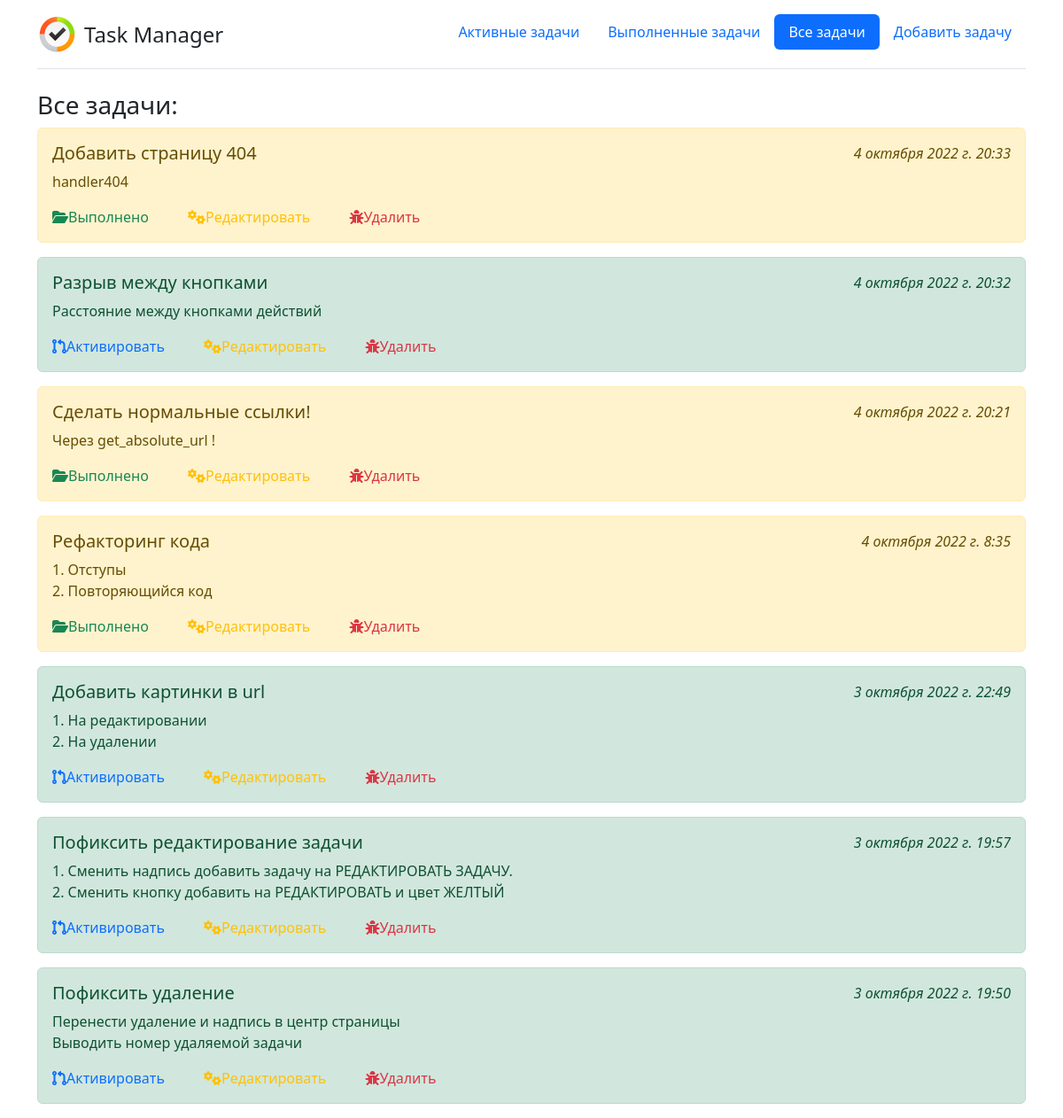
Page /allTask/ on the committed database.
### Main/models.py (models this page shows, shortened)
class Task(models.Model):
    title = models.CharField(max_length=255)
    task = models.TextField()
    time_create = models.DateTimeField(auto_now_add=True)
    time_update = models.DateTimeField(auto_now=True)
    done = models.BooleanField(default=False)
    def get_absolute_url(self):
        return f'/update/{self.pk}'  # reverse('updateTask', kwargs={'task_id': self.pk})
    class Meta:
        verbose_name = 'Задача'
        verbose_name_plural = 'Задачи'

### Main/views.py (the view)
# urls.py: path('allTask/', AllTask.as_view(), name='allTask'),
class AllTask(ListView):
    model = Task
    template_name = 'Main/index.html'
    extra_context = {'title': 'Все задачи', 'page': 'allTask'}
    context_object_name = 'tasks'
    ordering = ['-time_update']

### Main/templates/Main/index.html
{% extends 'Main/base.html' %}
{% block body %}
{% if page == 'activeTask' %}
<h3>Активные задачи:</h3>
{% elif page == 'didTask' %}
<h3>Выполненные задачи:</h3>
{% elif page == 'allTask' %}
<h3>Все задачи:</h3>
{% endif %}
{% if tasks %}
{% for el in tasks %}
{% if el.done %}
<div class="alert alert-success mt-2">
    {% else %}
    <div class="alert alert-warning mt-2">
        {% endif %}
        <div class="hidd">
            <h5 class="position_left">{{ el.title |linebreaksbr }}</h5>
            <i class="position_right">{{ el.time_update }}</i>
        </div>
        <p>{{ el.task |linebreaksbr }}</p>
        {% if el.done == False %}
        <a href="{% url 'readyTask' el.pk %}" class="text-success" id="marg"><i class="fa-solid fa-folder-open"></i>Выполнено</a>
        {% else %}
        <a href="{% url 'activateTask' el.pk %}" class="text-primary" id="marg2"><i
                class="fa-solid fa-code-pull-request"></i>Активировать</a>
        {% endif %}
        <a href="{{ el.get_absolute_url }}" class="text-warning" id="marg3"><i class="fa-solid fa-gears"></i>Редактировать</a>
        <a href="{% url 'deleteTask' el.pk %}" class="text-danger"><i class="fa-solid fa-bug"></i>Удалить</a>
    </div>
    {% endfor %}
    {% else %}
    <h4 class="text-danger">Отсутствуют</h4>
    {% if page != 'didTask' %}
    <a href="{% url 'addTask' %}">Добавить задачу</a>
    {% endif %}
    {% endif %}
{% endblock %}

### Main/templates/Main/base.html (shortened to what this page needs)
{% load static %}
<!DOCTYPE html>
<html lang="en">
<head>
    <link href="https://cdn.jsdelivr.net/npm/bootstrap@5.2.1/dist/css/bootstrap.min.css" rel="stylesheet">
    <link type="text/css" href="{% static 'Main/css/style.css' %}" rel="stylesheet" />
</head>
<body>
<div class="container">
    <header class="d-flex flex-wrap justify-content-center py-3 mb-4 border-bottom">
      <a href="{% url 'activeTask' %}" class="d-flex align-items-center mb-3 mb-md-0 me-md-auto text-dark text-decoration-none">
        <img src="{% static 'Main/images/logo.png' %}" class="bi me-2" width="45" height="45">
        <span class="fs-4">Task Manager</span>
      </a>
      <ul class="nav nav-pills">
          {% if page == 'activeTask' %}
            <li class="nav-item"><a href="{% url 'activeTask' %}" class="nav-link active" aria-current="page">Активные задачи</a></li>
          {% else %}
            <li class="nav-item"><a href="{% url 'activeTask' %}" class="nav-link" aria-current="page">Активные задачи</a></li>
          {% endif %}
            {% if page == 'didTask' %}
                <li class="nav-item"><a href="{% url 'didTask' %}" class="nav-link active" aria-current="page">Выполненные задачи</a></li>
            {% else %}
                <li class="nav-item"><a href="{% url 'didTask' %}" class="nav-link" aria-current="page">Выполненные задачи</a></li>
            {% endif %}
          {% if page == 'allTask' %}
            <li class="nav-item"><a href="{% url 'allTask' %}" class="nav-link active" aria-current="page">Все задачи</a></li>
          {% else %}
            <li class="nav-item"><a href="{% url 'allTask' %}" class="nav-link" aria-current="page">Все задачи</a></li>
          {% endif %}
          {% if page == 'addTask' %}
            <li class="nav-item"><a href="{% url 'addTask' %}" class="nav-link active">Добавить задачу</a></li>
          {% else %}
            <li class="nav-item"><a href="{% url 'addTask' %}" class="nav-link">Добавить задачу</a></li>
          {% endif %}
      </ul>
    </header>
  </div>
<div class="container">
{% block body %}
{% endblock %}
</div>
</body>
</html>

### Main/static/Main/css/style.css (style rules this page uses)
a { text-decoration: none; }
.position_left { float: left; }
.position_right { float: right; }
.hidd { overflow: hidden; }
#marg { margin-right: 40px; }
#marg2 { margin-right: 40px; }
#marg3 { margin-right: 40px; }

### rows in the picture
Task: title "Добавить страницу 404", time_update "4 октября 2022 г. 20:33", task "handler404", done False (drawn)
Task: title "Разрыв между кнопками", time_update "4 октября 2022 г. 20:32", task "Расстояние между кнопками действий", done True (drawn)
Task: title "Сделать нормальные ссылки!", time_update "4 октября 2022 г. 20:21", task "Через get_absolute_url !", done False (drawn)
Task: title "Рефакторинг кода", time_update "4 октября 2022 г. 8:35", task "1. Отступы 2. Повторяющийся код", done False (drawn)
Task: title "Добавить картинки в url", time_update "3 октября 2022 г. 22:49", task "1. На редактировании 2. На удалении", done True (drawn)
Task: title "Пофиксить редактирование задачи", time_update "3 октября 2022 г. 19:57", task "1. Сменить надпись добавить задачу на РЕДАКТИРОВАТЬ ЗАДАЧУ. 2. Сменить кнопку добавить на РЕДАКТИРОВАТЬ и цвет ЖЕЛТЫЙ", done True (drawn)
Task: title "Пофиксить удаление", time_update "3 октября 2022 г. 19:50", task "Перенести удаление и надпись в центр страницы Выводить номер удаляемой задачи", done True (drawn)
